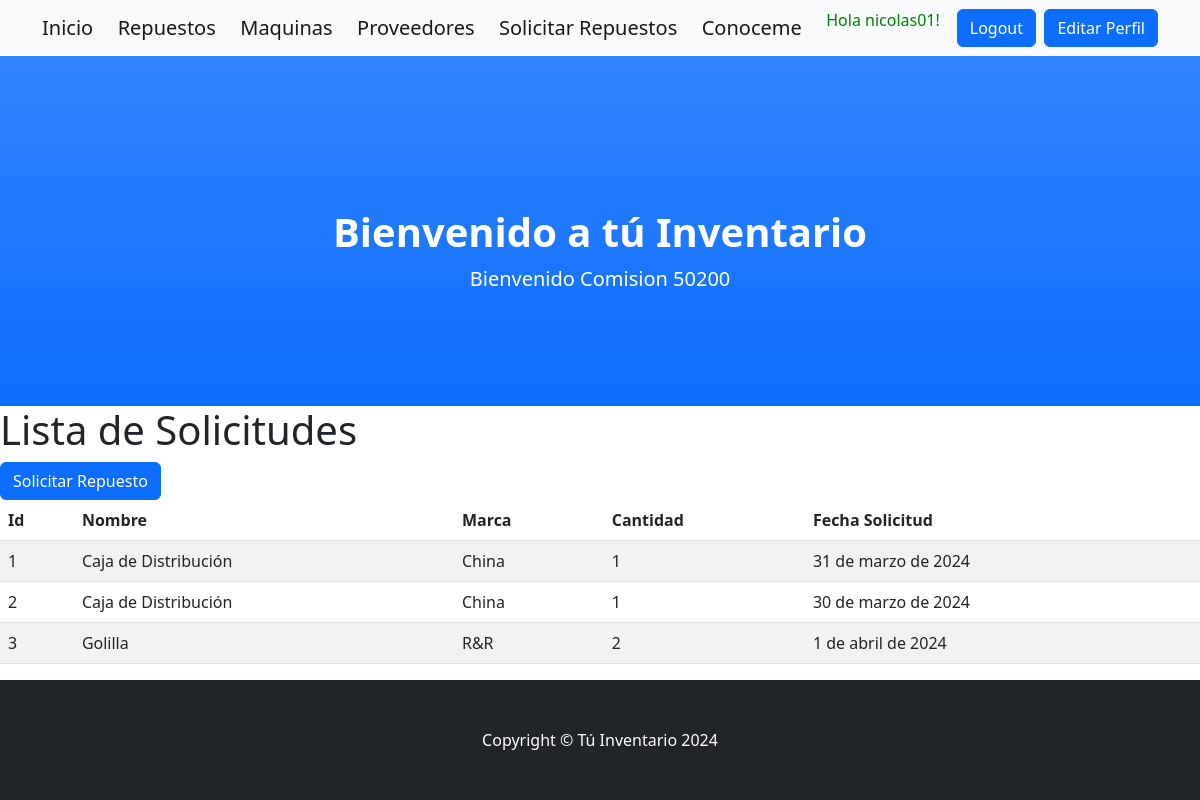
The page /aplicacion/solicitudrepuesto/ (signed in) on the database its author committed.
### aplicacion/models.py (models this page shows, shortened)
class SolicitarRepuestos(models.Model):
    nombre = models.CharField(max_length=50)
    marca = models.CharField(max_length=50)
    cantidad = models.IntegerField()
    fechasolicitud = models.DateField()

### aplicacion/views.py (the view)
# urls.py: path('solicitudrepuesto/',SolicitudRepuestoList.as_view(), name="solicitudrepuesto"),
class SolicitudRepuestoList(LoginRequiredMixin, ListView):
    model = SolicitarRepuestos

### aplicacion/templates/aplicacion/solicitarrepuestos_list.html
{% extends 'aplicacion/home.html' %}
{% block descripcion %}
<h1> Lista de Solicitudes </h1>
{% endblock descripcion %}
{% block contenido %}
<a href="http://localhost:8000/aplicacion/sol_repuesto_create/" class="btn btn-primary">Solicitar Repuesto</a>
    <table class="table table-striped">
        <thead>
            <tr>
                <th>Id</th>
                <th>Nombre</th>
                <th>Marca</th>
                <th>Cantidad</th>
                <th>Fecha Solicitud</th>
            </tr>
        </thead>
        <tbody>
    {% for s in solicitarrepuestos_list  %}
            <tr>
                <td>{{ s.id }}</td>
                <td>{{ s.nombre }}</td>
                <td>{{ s.marca }}</td>
                <td>{{ s.cantidad }}</td>
                <td>{{ s.fechasolicitud }}</td>
            </tr>
    {% endfor %}
        </tbody>
    </table>
{% endblock contenido %}

### aplicacion/templates/aplicacion/home.html (shortened to what this page needs)
<!DOCTYPE html>
<html lang="en">
    <head>
        {% load static %}
        <link href="{% static 'css/styles.css' %}" rel="stylesheet" />
         <link rel="stylesheet" href="https://cdnjs.cloudflare.com/ajax/libs/font-awesome/6.4.0/css/all.min.css">
    </head>
    <body id="page-top">
        <nav class="navbar navbar-light bg-light static-top">
            <div class="container">
                <a class="navbar-brand" href="{% url 'home' %}">Inicio</a>
                {% if user.is_authenticated %}
                <a class="navbar-brand" href="{% url 'repuestos' %}">Repuestos</a>
                <a class="navbar-brand" href="{% url 'maquina' %}">Maquinas</a>
                <a class="navbar-brand" href="{% url 'proveedores' %}">Proveedores</a>
                <a class="navbar-brand" href="{% url 'solicitudrepuesto' %}">Solicitar Repuestos</a>
                <a class="navbar-brand" href="{% url 'conoceme' %}">Conoceme</a>
                <p style="color:green">Hola {{user.username}}!</p>
                <a class="btn btn-primary" href="{% url 'logout' %}">Logout</a>
                <a class="btn btn-primary" href="{% url 'editar_perfil' %}">Editar Perfil</a>
                {% else %}
                  <a class ="btn btn-primary" href = "{% url 'login'%}">Login</a>
                  <a class ="btn btn-success" href = "{% url 'registro'%}">Registro</a>
                {% endif %}
            </div>
        </nav>
        <header class="bg-primary bg-gradient text-white">
            <div class="container px-4 text-center">
                <h1 class="fw-bolder">Bienvenido a tú Inventario</h1>
                <p class="lead">Bienvenido Comision 50200</p>
            </div>
        </header>
        {% block descripcion %}{% endblock descripcion %}
        {% block contenido %}
        {% endblock contenido %}
        <footer class="py-5 bg-dark">
            <div class="container px-4"><p class="m-0 text-center text-white">Copyright &copy; Tú Inventario 2024</p></div>
        </footer>
    </body>
</html>

### rows shown on the page
SolicitarRepuestos: id "1", nombre "Caja de Distribución", marca "China", cantidad "1", fechasolicitud "31 de marzo de 2024"
SolicitarRepuestos: id "2", nombre "Caja de Distribución", marca "China", cantidad "1", fechasolicitud "30 de marzo de 2024"
SolicitarRepuestos: id "3", nombre "Golilla", marca "R&R", cantidad "2", fechasolicitud "1 de abril de 2024"

### other values the page prints
{{ user.username }} "nicolas01"
